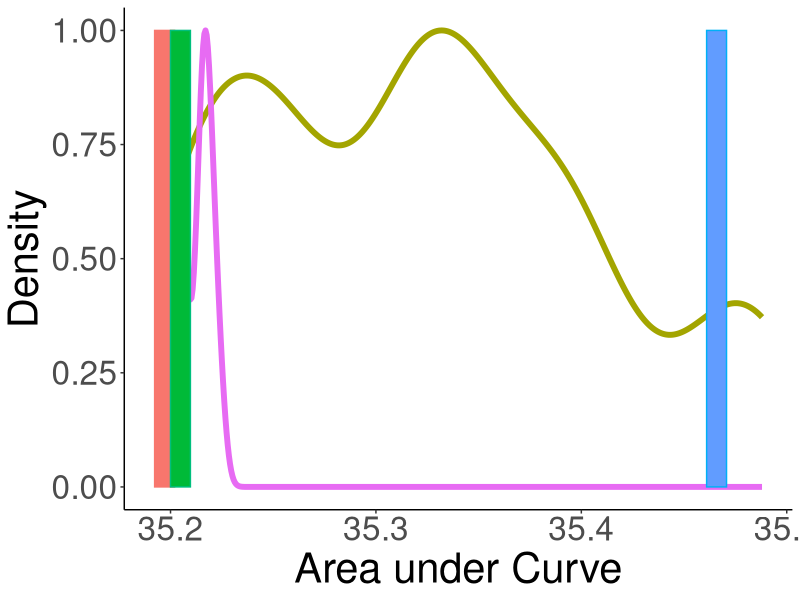

Recreate this plot in R.
library(tidyr)
library(dplyr)
library(ggplot2)


RED = "#F8766D"
GREEN = "#7CAE00"
BLUE = "#00BFC4"
PURPLE = "#C77CFF"
SCALE = c( GREEN, RED, BLUE, PURPLE)
######################################


data = read.csv("results_auc_optimized.tsv", sep="\t")
#data = data %>% filter(Script == "forWords_Finnish_RandomOrder_Coarse_FineSurprisal.py")


data$Type = ifelse(data$Model %in% c("REAL", "RANDOM", "REVERSE"), as.character(data$Model), "Optimized")
data$Type = ifelse(data$Type %in% c("REAL"), "Real", as.character(data$Type))
data$Type = ifelse(data$Type %in% c("RANDOM"), "Random", as.character(data$Type))
data$Type = ifelse(data$Type %in% c("REVERSE"), "Reverse", as.character(data$Type))
data$Type = ifelse(data$Model %in% c("UNIV"), "Universals", as.character(data$Type))

data_ = data %>% filter(Type %in% c("Real", "Random", "Optimized", "Reverse", "Universals"))

randomAUCs = data %>% filter(Type == "Random")
meanAUCs = data %>% filter(Type == "Real") %>% group_by(Type) %>% summarise(AUC = mean(AUC)) %>% mutate(Quantile = round(mean(AUC < randomAUCs$AUC), 2), ConfIntLower = round((binom.test(sum(AUC<randomAUCs$AUC), nrow(randomAUCs))$conf.int[[1]]),2), ConfIntUpper = round((binom.test(sum(AUC<randomAUCs$AUC), nrow(randomAUCs))$conf.int[[2]]),2))

barWidth = (max(data$AUC) - min(data$AUC))/30

plot = ggplot(data_, aes(x=AUC, color=Type))
plot = plot + theme_classic()
plot = plot + xlab("Area under Curve") + ylab("Density")
plot = plot + theme(text=element_text(size=30))
plot = plot + geom_density(data= data_%>%filter(Type %in% c("Universals", "Random")), aes(y=..scaled..), size=2) 
plot = plot + geom_bar(data = data_ %>% filter(!(Type %in% c("Universals", "Random"))) %>% group_by(Type) %>% summarise(AUC=mean(AUC)) %>% mutate(y=1),  aes(y=y, group=Type, fill=Type), width=barWidth, stat="identity", position = position_dodge()) # + scale_colour_manual(values=SCALE) + scale_fill_manual(values=SCALE)
#plot = plot + geom_label(data=meanAUCs, aes(x=AUC, y=1, label=paste(Quantile, " [", ConfIntLower, ", ", ConfIntUpper, "]"), group=Type), color="black", fill="white") 
plot = plot + theme (legend.position = "none")
ggsave(plot, file=paste("suffixes-byMorphemes-auc-hist-heldout-Coarse-FineSurprisal-optimized.pdf", sep=""), height=4, width=8)



